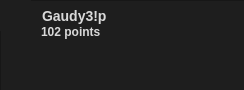
<?xml version="1.0" encoding="UTF-8"?>
<ui version="4.0">
 <class>Form</class>
 <widget class="QWidget" name="Form">
  <property name="geometry">
   <rect>
    <x>0</x>
    <y>0</y>
    <width>244</width>
    <height>90</height>
   </rect>
  </property>
  <property name="windowTitle">
   <string>Form</string>
  </property>
  <property name="styleSheet">
   <string notr="true">background-color: rgb(30, 30, 30);</string>
  </property>
  <widget class="QFrame" name="frame">
   <property name="geometry">
    <rect>
     <x>0</x>
     <y>0</y>
     <width>261</width>
     <height>121</height>
    </rect>
   </property>
   <property name="frameShape">
    <enum>QFrame::Shape::StyledPanel</enum>
   </property>
   <property name="frameShadow">
    <enum>QFrame::Shadow::Raised</enum>
   </property>
   <widget class="QLabel" name="icon">
    <property name="geometry">
     <rect>
      <x>0</x>
      <y>0</y>
      <width>31</width>
      <height>31</height>
     </rect>
    </property>
    <property name="text">
     <string/>
    </property>
    <property name="pixmap">
     <pixmap>../../../images/userIcon1.png</pixmap>
    </property>
    <property name="scaledContents">
     <bool>false</bool>
    </property>
   </widget>
   <widget class="QLabel" name="username">
    <property name="geometry">
     <rect>
      <x>42</x>
      <y>5</y>
      <width>91</width>
      <height>21</height>
     </rect>
    </property>
    <property name="styleSheet">
     <string notr="true">/* Gaudy3!p */

position: absolute;
width: 44px;
height: 15px;
left: 70px;
top: 576.64px;

font-family: 'Raleway';
font-style: normal;
font-weight: 600;
font-size: 14px;
line-height: 8px;

color: #D9D9D9;

</string>
    </property>
    <property name="text">
     <string>Gaudy3!p</string>
    </property>
   </widget>
   <widget class="QLabel" name="circle">
    <property name="geometry">
     <rect>
      <x>117</x>
      <y>9</y>
      <width>15</width>
      <height>15</height>
     </rect>
    </property>
    <property name="maximumSize">
     <size>
      <width>16777215</width>
      <height>16777215</height>
     </size>
    </property>
    <property name="styleSheet">
     <string notr="true"/>
    </property>
    <property name="frameShadow">
     <enum>QFrame::Shadow::Plain</enum>
    </property>
    <property name="text">
     <string/>
    </property>
    <property name="pixmap">
     <pixmap>../../../images/greenCircle.png</pixmap>
    </property>
    <property name="scaledContents">
     <bool>true</bool>
    </property>
   </widget>
   <widget class="QLabel" name="reply_icon">
    <property name="geometry">
     <rect>
      <x>10</x>
      <y>42</y>
      <width>41</width>
      <height>31</height>
     </rect>
    </property>
    <property name="text">
     <string/>
    </property>
    <property name="pixmap">
     <pixmap>../../../images/icon_arrow.png</pixmap>
    </property>
   </widget>
   <widget class="QLineEdit" name="lineEdit">
    <property name="geometry">
     <rect>
      <x>60</x>
      <y>50</y>
      <width>161</width>
      <height>22</height>
     </rect>
    </property>
    <property name="autoFillBackground">
     <bool>false</bool>
    </property>
    <property name="styleSheet">
     <string notr="true">background-color: rgba(255, 255, 255, 0);
/* Send a chat */

position: absolute;
width: 43.73px;
height: 7px;
left: 75.19px;
top: 608px;

font-family: 'Raleway';
font-style: normal;
font-weight: 400;
font-size: 14px;
line-height: 6px;

color: #C0C0C0;

</string>
    </property>
    <property name="frame">
     <bool>false</bool>
    </property>
   </widget>
   <widget class="QLabel" name="inputBackground">
    <property name="geometry">
     <rect>
      <x>55</x>
      <y>50</y>
      <width>181</width>
      <height>24</height>
     </rect>
    </property>
    <property name="styleSheet">
     <string notr="true">min-width: 106;
min-height: 24;
max-height:24;</string>
    </property>
    <property name="text">
     <string/>
    </property>
    <property name="pixmap">
     <pixmap>../../../images/Rectangle 25.png</pixmap>
    </property>
    <property name="scaledContents">
     <bool>true</bool>
    </property>
   </widget>
   <widget class="QLabel" name="pointsLabel">
    <property name="geometry">
     <rect>
      <x>41</x>
      <y>21</y>
      <width>101</width>
      <height>21</height>
     </rect>
    </property>
    <property name="styleSheet">
     <string notr="true">/* 102 points */
background-color: rgba(255, 255, 255, 0);

position: absolute;
width: 33px;
height: 14px;
left: 70px;
top: 706.64px;

font-family: 'Raleway';
font-style: normal;
font-weight: 500;
font-size: 12px;
line-height: 6px;

color: #D9D9D9;

</string>
    </property>
    <property name="text">
     <string>102 points</string>
    </property>
   </widget>
   <zorder>icon</zorder>
   <zorder>username</zorder>
   <zorder>circle</zorder>
   <zorder>reply_icon</zorder>
   <zorder>inputBackground</zorder>
   <zorder>lineEdit</zorder>
   <zorder>pointsLabel</zorder>
  </widget>
 </widget>
 <resources/>
 <connections/>
</ui>
